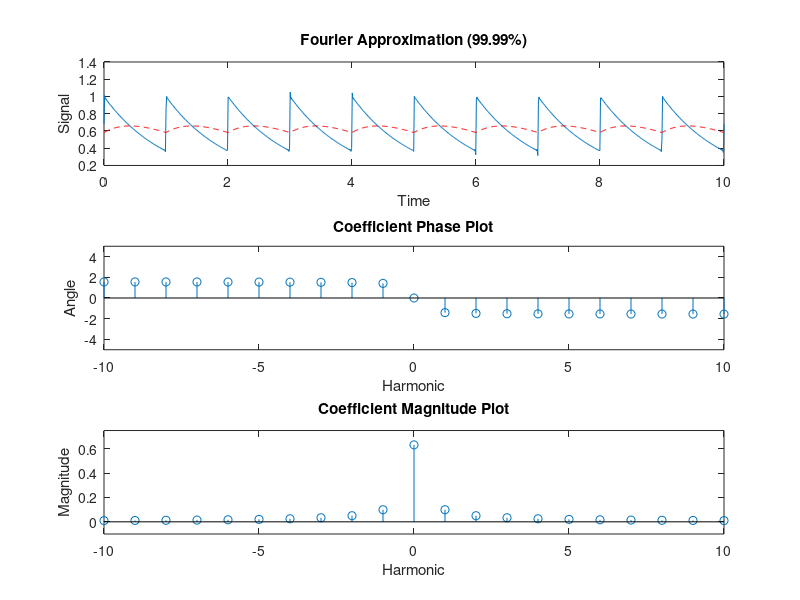

Write the MATLAB code that produced this figure.
clear;
clc;
format compact;
close all;

N = 150;
w = 2*pi;
time = 10;

dn = @(n, w) (-1/(1i*n*w + 1)) * (exp(-(1 + 1j*n*w)) - 1);

d0 = 1/4;

finalSignal = 0;
shapedSignal = 0;
t = linspace(0, time, 1000);

inputs = -N:N;
outputs = -N:N;

for i = 1:(2*N + 1)
    outputs(i) = dn(inputs(i), w);
    if i == N + 1
        outputs(i) = -exp(-1) + 1;
    end
    n = i - N - 1;
    finalSignal = finalSignal + outputs(i) * exp(1i * n * w .* t);
    shapedSignal = shapedSignal + outputs(i) * exp(1i * n * w .* t) * (1/(1 + 1i*n*w));
end

hold on;
subplot(3, 1, 1);
plot(t, real(finalSignal), t, real(shapedSignal), 'r--');
xlabel('Time');
ylabel('Signal');
title('Fourier Approximation (99.99%)');

subplot(3, 1, 2);
stem(inputs(((N-10):(N+10)) + 1), angle(outputs(((N-10):(N+10)) + 1)));
axis([-10 10 -5 5]);
xlabel('Harmonic');
ylabel('Angle');
title('Coefficient Phase Plot');

% Create the xy plot for the reconstructed signal in position 4 of a 2x2 grid
subplot(3, 1, 3);
stem(inputs(((N-10):(N+10)) + 1), abs(outputs(((N-10):(N+10)) + 1)));
axis([-10 10 -0.1 0.75]);
xlabel('Harmonic');
ylabel('Magnitude');
title('Coefficient Magnitude Plot');